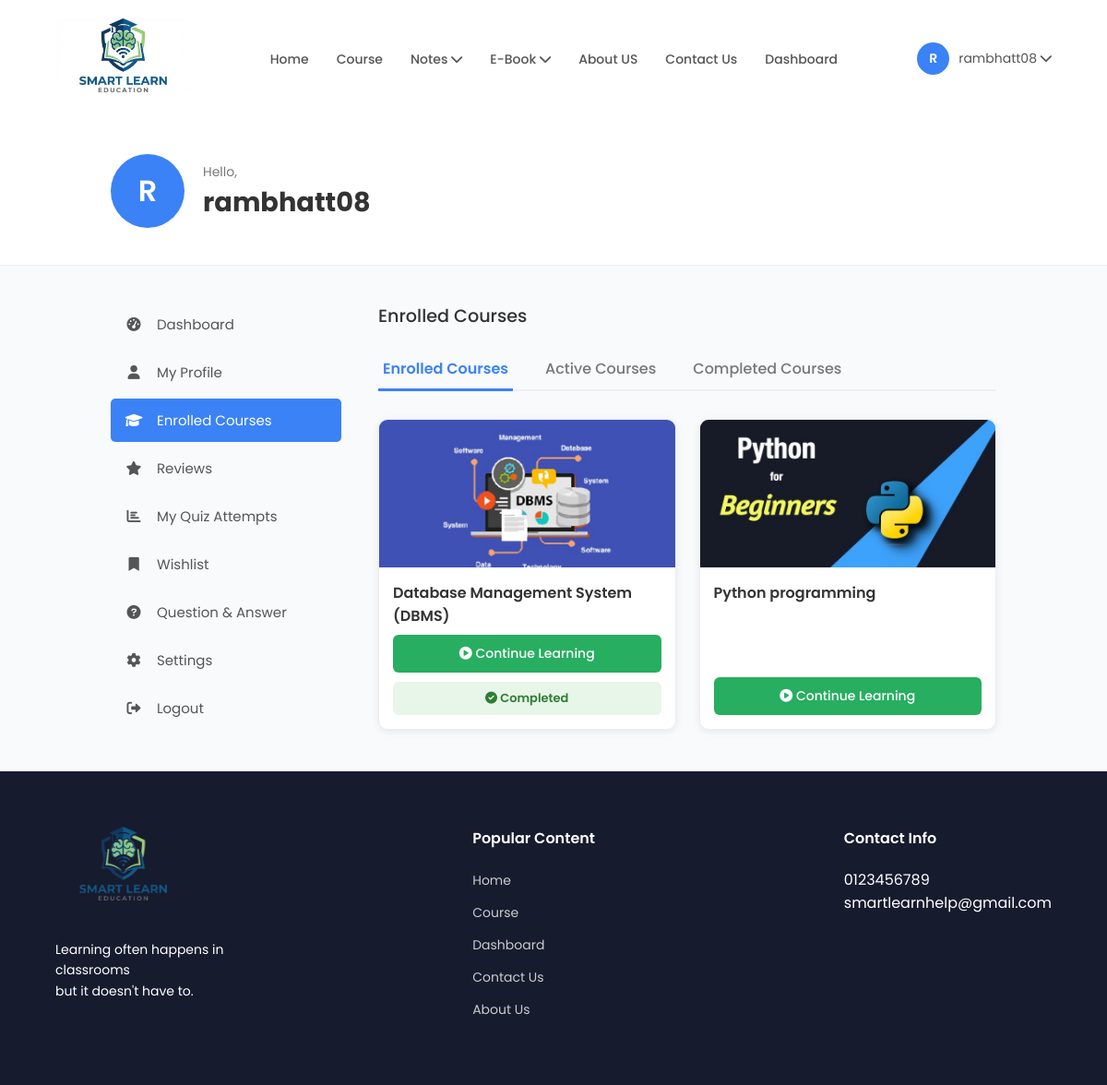
The page /my_courses.php (signed in) on the database its author committed.
### tables this page shows
CREATE TABLE `enrollments` (
  `id` int(11) UNSIGNED NOT NULL,
  `user_id` int(11) UNSIGNED NOT NULL,
  `course_id` int(11) UNSIGNED NOT NULL,
  `enrolled_at` timestamp NOT NULL DEFAULT current_timestamp(),
  `status` enum('active','completed') DEFAULT 'active'
);

CREATE TABLE `courses` (
  `id` int(11) UNSIGNED NOT NULL,
  `title` varchar(255) NOT NULL,
  `description` text DEFAULT NULL,
  `level` varchar(50) DEFAULT 'Beginner',
  `thumbnail` varchar(255) DEFAULT NULL,
  `total_enrolled` int(11) DEFAULT 0,
  `created_at` timestamp NOT NULL DEFAULT current_timestamp()
);

### my_courses.php (the view, shortened to what this page needs)
<?php
require 'db_connect.php';
$user_id = $_SESSION['user_id'];
$user_name = $_SESSION['user_name'];
$sql = "SELECT c.*, e.status as enrollment_status
        FROM courses c
        JOIN enrollments e ON c.id = e.course_id
        WHERE e.user_id = $user_id
        ORDER BY e.enrolled_at DESC";
$result = $conn->query($sql);
$all_courses = [];
while ($row = $result->fetch_assoc()) {
    $all_courses[] = $row;
}
$active_tab = isset($_GET['tab']) ? $_GET['tab'] : 'enrolled';
?>
<!DOCTYPE html>
<html lang="en">
<head>
    <link rel="stylesheet" href="https://cdnjs.cloudflare.com/ajax/libs/font-awesome/6.0.0/css/all.min.css">
    <link rel="stylesheet" href="style.css">
</head>
<body>
<nav class="navbar dashboard-nav">
    <div class="logo"><a href="index.html"><img src="imgs/logo.jpg" alt="Logo"></a></div>
    <ul class="nav-links">
        <li><a href="index.php">Home</a></li>
        <li><a href="courses.php">Course</a></li>
        <li class="dropdown-parent"><a href="#">Notes <i class="fas fa-chevron-down"></i></a>
        </li>
        <li class="dropdown-parent"><a href="#">E-Book <i class="fas fa-chevron-down"></i></a>
        </li>
        <li><a href="about.html">About US</a></li>
        <li><a href="contact.php">Contact Us</a></li>
        <li><a href="student-dashboard.php">Dashboard</a></li>
    </ul>
    <div class="user-profile dropdown-parent">
        <div class="profile-trigger">
            <div class="avatar-circle"><?php echo strtoupper(substr($user_name, 0, 1)); ?></div>
            <span><?php echo htmlspecialchars($user_name); ?> <i class="fas fa-chevron-down"></i></span>
        </div>
    </div>
</nav>
<header class="dash-header">
    <div class="big-avatar"><?php echo strtoupper(substr($user_name, 0, 1)); ?></div>
    <div class="welcome-text"><span>Hello,</span><h2><?php echo htmlspecialchars($user_name); ?></h2></div>
</header>
<div class="dashboard-container">
    <aside class="sidebar">
        <ul>
            <li><a href="student-dashboard.php"><i class="fas fa-tachometer-alt"></i> Dashboard</a></li>
            <li><a href="student_profile.php"><i class="fas fa-user"></i> My Profile</a></li>
            <li><a href="my_courses.php" class="active"><i class="fas fa-graduation-cap"></i> Enrolled Courses</a></li>
            <li><a href="reviews.php"><i class="fas fa-star"></i> Reviews</a></li>
            <li><a href="quiz_attempts.php"><i class="fas fa-chart-bar"></i> My Quiz Attempts</a></li>
            <li><a href="wishlist.php"><i class="fas fa-bookmark"></i> Wishlist</a></li>
            <li><a href="question-answer.php"><i class="fas fa-question-circle"></i> Question & Answer</a></li>
            <li><a href="settings.php"><i class="fas fa-cog"></i> Settings</a></li>
            <li><a href="logout.php"><i class="fas fa-sign-out-alt"></i> Logout</a></li>
        </ul>
    </aside>
    <main class="dash-content">
        <h3>Enrolled Courses</h3>
        <div class="tabs">
            <button class="tab-btn <?php echo ($active_tab == 'enrolled') ? 'active' : ''; ?>" onclick="openTab(event, 'enrolled')">Enrolled Courses</button>
            <button class="tab-btn <?php echo ($active_tab == 'active') ? 'active' : ''; ?>" onclick="openTab(event, 'active')">Active Courses</button>
            <button class="tab-btn <?php echo ($active_tab == 'completed') ? 'active' : ''; ?>" onclick="openTab(event, 'completed')">Completed Courses</button>
        </div>
        <div id="enrolled" class="tab-content <?php echo ($active_tab == 'enrolled') ? 'active-content' : ''; ?>">
            <?php if (count($all_courses) > 0): ?>
                <div class="enrolled-grid">
                    <?php foreach ($all_courses as $course): ?>
                        <div class="dash-course-card">
                            <img src="<?php echo !empty($course['thumbnail']) ? $course['thumbnail'] : 'imgs/default-course.jpg'; ?>" class="dash-card-img" alt="Course">
                            <div class="dash-card-body">
                                <div class="dash-card-title"><?php echo htmlspecialchars($course['title']); ?></div>
                                <a href="course_player.php?course_id=<?php echo $course['id']; ?>" class="btn-start-learn"><i class="fas fa-play-circle"></i> Continue Learning</a>
                                <?php if($course['enrollment_status'] == 'completed'): ?>
                                    <div class="completed-badge"><i class="fas fa-check-circle"></i> Completed</div>
                                <?php endif; ?>
                            </div>
                        </div>
                    <?php endforeach; ?>
                </div>
            <?php else: ?>
                <div class="empty-state"><img src="imgs/empty-mailbox.png"alt="No Data" style="width:500px; opacity:1.5;"><p>No Enrolled Courses Found.</p></div>
            <?php endif; ?>
        </div>
    </main>
</div>
<footer class="footer">
    <div class="footer-col">
        <img src="imgs/1.png" alt="Smart Learn" class="footer-logo">
        <p class="slogan">Learning often happens in<br> classrooms <br> but it doesn't have to.</p>
    </div>
    <div class="footer-col">
        <h4>Popular Content</h4>
        <ul>
            <li><a href="index.php">Home</a></li>
            <li><a href="courses.php">Course</a></li>
            <li><a href="student-dashboard.php">Dashboard</a></li>
            <li><a href="contact.php">Contact Us</a></li>
            <li><a href="about.html">About Us</a></li>
        </ul>
    </div>
    <div class="footer-col">
        <h4>Contact Info</h4>
        <p>0123456789</p>
        <p>smartlearnhelp@gmail.com</p>
    </div>
</footer>
</body>
</html>

### style.css (style rules this page uses)
:root { --primary-blue: #1d4ed8; --accent-blue: #2563eb; --bg-purple: #8b5cf6; --text-dark: #1e293b; --text-light: #64748b; --white: #ffffff; }
* { margin: 0; padding: 0; box-sizing: border-box; font-family: 'Poppins', sans-serif; }
body { background-color: #f8fafc; color: var(--text-dark); overflow-x: hidden; }
a { text-decoration: none; color: inherit; }
ul { list-style: none; }
.navbar { display: flex; justify-content: space-between; align-items: center; padding: 20px 5%; background: var(--white); }
.logo img { height: 80px; width: auto; }
.nav-links { display: flex; gap: 30px; }
.nav-links a { color: #555; font-size: 14px; font-weight: 500; }
.nav-links a { position: relative; padding-bottom: 5px; transition: color 0.3s ease; }
.nav-links a::after { content: ""; position: absolute; left: 0; bottom: 0; width: 0; height: 2px; background-color: var(--primary-blue); transition: width 0.3s ease; }
.footer { background: #161b2e; color: white; padding: 60px 5%; display: flex; justify-content: space-between; }
.footer-logo { height: 80px; width: auto; margin-bottom: 15px; }
.footer-col h4 { margin-bottom: 20px; font-weight: 600; }
.footer-col ul li { margin-bottom: 10px; }
.footer-col a { color: #ccc; font-size: 14px; }
.slogan { margin-top: 20px; font-size: 14px; line-height: 1.6; }
.user-profile { display: flex; align-items: center; gap: 10px; font-size: 14px; color: #555; cursor: pointer; }
.avatar-circle { width: 35px; height: 35px; background-color: #3b82f6; color: white; border-radius: 50%; display: flex; align-items: center; justify-content: center; font-size: 14px; font-weight: 600; }
.dash-header { display: flex; align-items: center; padding: 40px 10%; background-color: #ffffff; border-bottom: 1px solid #eee; gap: 20px; }
.big-avatar { width: 80px; height: 80px; background-color: #3b82f6; color: white; font-size: 2rem; font-weight: 600; border-radius: 50%; display: flex; align-items: center; justify-content: center; }
.welcome-text span { color: #777; font-size: 14px; }
.welcome-text h2 { color: #333; font-size: 1.8rem; }
.dashboard-container { display: flex; padding: 40px 10%; gap: 40px; min-height: 60vh; }
.sidebar { width: 250px; flex-shrink: 0; }
.sidebar ul li { margin-bottom: 5px; }
.sidebar ul li a { display: flex; align-items: center; gap: 15px; padding: 12px 15px; color: #555; font-size: 15px; border-radius: 5px; transition: 0.3s; }
.sidebar ul li a i { width: 20px; text-align: center; }
.sidebar ul li a.active, .sidebar ul li a:hover { background-color: #3b82f6; color: white; }
.dash-content { flex-grow: 1; }
.dash-content h3 { font-size: 1.2rem; margin-bottom: 20px; color: #333; font-weight: 500; }
.nav-links li { position: relative; padding: 10px 0; }
.user-profile { position: relative; height: 100%; display: flex; align-items: center; }
.profile-trigger { display: flex; align-items: center; gap: 10px; cursor: pointer; }
.tab-btn { background: none; border: none; padding: 10px 5px; font-size: 15px; color: #666; cursor: pointer; position: relative; font-weight: 500; }
.tab-btn.active { color: #3b82f6; }
.tab-btn.active::after { content: ''; position: absolute; bottom: -1px; left: 0; width: 100%; height: 2px; background-color: #3b82f6; }

### rows shown on the page
enrollments: course.thumbnail (picture), course.title "Database Management System (DBMS)", status "completed" (drawn)
enrollments: course.thumbnail (picture), course.title "Python programming"

### other values the page prints
substr($user_name, 0, 1) "R"
$user_name "rambhatt08"
